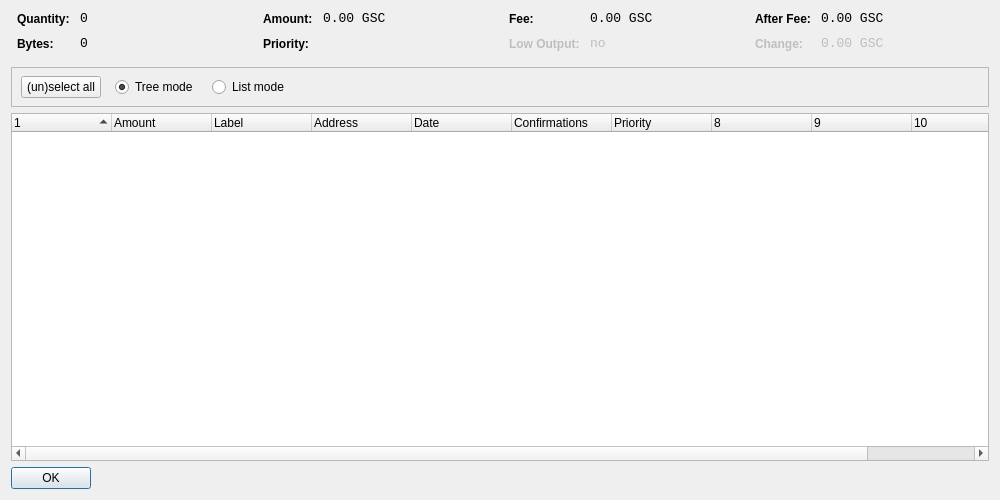
<?xml version="1.0" encoding="UTF-8"?>
<ui version="4.0">
 <class>CoinControlDialog</class>
 <widget class="QDialog" name="CoinControlDialog">
  <property name="geometry">
   <rect>
    <x>0</x>
    <y>0</y>
    <width>1000</width>
    <height>500</height>
   </rect>
  </property>
  <property name="windowTitle">
   <string>Coin Control</string>
  </property>
  <layout class="QVBoxLayout" name="verticalLayout">
   <item>
    <layout class="QHBoxLayout" name="horizontalLayoutTop" stretch="0,0,0,0">
     <property name="topMargin">
      <number>0</number>
     </property>
     <property name="bottomMargin">
      <number>10</number>
     </property>
     <item>
      <layout class="QFormLayout" name="formLayoutCoinControl1">
       <property name="horizontalSpacing">
        <number>10</number>
       </property>
       <property name="verticalSpacing">
        <number>10</number>
       </property>
       <property name="leftMargin">
        <number>6</number>
       </property>
       <property name="rightMargin">
        <number>6</number>
       </property>
       <item row="0" column="0">
        <widget class="QLabel" name="labelCoinControlQuantityText">
         <property name="styleSheet">
          <string notr="true">font-weight:bold;</string>
         </property>
         <property name="text">
          <string>Quantity:</string>
         </property>
        </widget>
       </item>
       <item row="0" column="1">
        <widget class="QLabel" name="labelCoinControlQuantity">
         <property name="font">
          <font>
           <family>Monospace</family>
           <pointsize>10</pointsize>
          </font>
         </property>
         <property name="cursor">
          <cursorShape>IBeamCursor</cursorShape>
         </property>
         <property name="contextMenuPolicy">
          <enum>Qt::ActionsContextMenu</enum>
         </property>
         <property name="text">
          <string notr="true">0</string>
         </property>
         <property name="textInteractionFlags">
          <set>Qt::LinksAccessibleByMouse|Qt::TextSelectableByKeyboard|Qt::TextSelectableByMouse</set>
         </property>
        </widget>
       </item>
       <item row="1" column="0">
        <widget class="QLabel" name="labelCoinControlBytesText">
         <property name="styleSheet">
          <string notr="true">font-weight:bold;</string>
         </property>
         <property name="text">
          <string>Bytes:</string>
         </property>
        </widget>
       </item>
       <item row="1" column="1">
        <widget class="QLabel" name="labelCoinControlBytes">
         <property name="font">
          <font>
           <family>Monospace</family>
           <pointsize>10</pointsize>
          </font>
         </property>
         <property name="cursor">
          <cursorShape>IBeamCursor</cursorShape>
         </property>
         <property name="contextMenuPolicy">
          <enum>Qt::ActionsContextMenu</enum>
         </property>
         <property name="text">
          <string notr="true">0</string>
         </property>
         <property name="textInteractionFlags">
          <set>Qt::LinksAccessibleByMouse|Qt::TextSelectableByKeyboard|Qt::TextSelectableByMouse</set>
         </property>
        </widget>
       </item>
      </layout>
     </item>
     <item>
      <layout class="QFormLayout" name="formLayoutCoinControl2">
       <property name="horizontalSpacing">
        <number>10</number>
       </property>
       <property name="verticalSpacing">
        <number>10</number>
       </property>
       <property name="leftMargin">
        <number>6</number>
       </property>
       <property name="rightMargin">
        <number>6</number>
       </property>
       <item row="0" column="0">
        <widget class="QLabel" name="labelCoinControlAmountText">
         <property name="styleSheet">
          <string notr="true">font-weight:bold;</string>
         </property>
         <property name="text">
          <string>Amount:</string>
         </property>
        </widget>
       </item>
       <item row="0" column="1">
        <widget class="QLabel" name="labelCoinControlAmount">
         <property name="font">
          <font>
           <family>Monospace</family>
           <pointsize>10</pointsize>
          </font>
         </property>
         <property name="cursor">
          <cursorShape>IBeamCursor</cursorShape>
         </property>
         <property name="contextMenuPolicy">
          <enum>Qt::ActionsContextMenu</enum>
         </property>
         <property name="text">
          <string notr="true">0.00 GSC</string>
         </property>
         <property name="textInteractionFlags">
          <set>Qt::LinksAccessibleByMouse|Qt::TextSelectableByKeyboard|Qt::TextSelectableByMouse</set>
         </property>
        </widget>
       </item>
       <item row="1" column="0">
        <widget class="QLabel" name="labelCoinControlPriorityText">
         <property name="styleSheet">
          <string notr="true">font-weight:bold;</string>
         </property>
         <property name="text">
          <string>Priority:</string>
         </property>
        </widget>
       </item>
       <item row="1" column="1">
        <widget class="QLabel" name="labelCoinControlPriority">
         <property name="font">
          <font>
           <family>Monospace</family>
           <pointsize>10</pointsize>
          </font>
         </property>
         <property name="cursor">
          <cursorShape>IBeamCursor</cursorShape>
         </property>
         <property name="contextMenuPolicy">
          <enum>Qt::ActionsContextMenu</enum>
         </property>
         <property name="text">
          <string/>
         </property>
         <property name="textInteractionFlags">
          <set>Qt::LinksAccessibleByMouse|Qt::TextSelectableByKeyboard|Qt::TextSelectableByMouse</set>
         </property>
        </widget>
       </item>
      </layout>
     </item>
     <item>
      <layout class="QFormLayout" name="formLayoutCoinControl3">
       <property name="horizontalSpacing">
        <number>10</number>
       </property>
       <property name="verticalSpacing">
        <number>10</number>
       </property>
       <property name="leftMargin">
        <number>6</number>
       </property>
       <property name="rightMargin">
        <number>6</number>
       </property>
       <item row="0" column="0">
        <widget class="QLabel" name="labelCoinControlFeeText">
         <property name="styleSheet">
          <string notr="true">font-weight:bold;</string>
         </property>
         <property name="text">
          <string>Fee:</string>
         </property>
        </widget>
       </item>
       <item row="0" column="1">
        <widget class="QLabel" name="labelCoinControlFee">
         <property name="font">
          <font>
           <family>Monospace</family>
           <pointsize>10</pointsize>
          </font>
         </property>
         <property name="cursor">
          <cursorShape>IBeamCursor</cursorShape>
         </property>
         <property name="contextMenuPolicy">
          <enum>Qt::ActionsContextMenu</enum>
         </property>
         <property name="text">
          <string notr="true">0.00 GSC</string>
         </property>
         <property name="textInteractionFlags">
          <set>Qt::LinksAccessibleByMouse|Qt::TextSelectableByKeyboard|Qt::TextSelectableByMouse</set>
         </property>
        </widget>
       </item>
       <item row="1" column="0">
        <widget class="QLabel" name="labelCoinControlLowOutputText">
         <property name="enabled">
          <bool>false</bool>
         </property>
         <property name="styleSheet">
          <string notr="true">font-weight:bold;</string>
         </property>
         <property name="text">
          <string>Low Output:</string>
         </property>
        </widget>
       </item>
       <item row="1" column="1">
        <widget class="QLabel" name="labelCoinControlLowOutput">
         <property name="enabled">
          <bool>false</bool>
         </property>
         <property name="font">
          <font>
           <family>Monospace</family>
           <pointsize>10</pointsize>
          </font>
         </property>
         <property name="cursor">
          <cursorShape>IBeamCursor</cursorShape>
         </property>
         <property name="contextMenuPolicy">
          <enum>Qt::ActionsContextMenu</enum>
         </property>
         <property name="text">
          <string notr="true">no</string>
         </property>
         <property name="textInteractionFlags">
          <set>Qt::LinksAccessibleByMouse|Qt::TextSelectableByKeyboard|Qt::TextSelectableByMouse</set>
         </property>
        </widget>
       </item>
      </layout>
     </item>
     <item>
      <layout class="QFormLayout" name="formLayoutCoinControl4">
       <property name="horizontalSpacing">
        <number>10</number>
       </property>
       <property name="verticalSpacing">
        <number>10</number>
       </property>
       <property name="leftMargin">
        <number>6</number>
       </property>
       <property name="rightMargin">
        <number>6</number>
       </property>
       <item row="0" column="0">
        <widget class="QLabel" name="labelCoinControlAfterFeeText">
         <property name="styleSheet">
          <string notr="true">font-weight:bold;</string>
         </property>
         <property name="text">
          <string>After Fee:</string>
         </property>
        </widget>
       </item>
       <item row="0" column="1">
        <widget class="QLabel" name="labelCoinControlAfterFee">
         <property name="font">
          <font>
           <family>Monospace</family>
           <pointsize>10</pointsize>
          </font>
         </property>
         <property name="cursor">
          <cursorShape>IBeamCursor</cursorShape>
         </property>
         <property name="contextMenuPolicy">
          <enum>Qt::ActionsContextMenu</enum>
         </property>
         <property name="text">
          <string notr="true">0.00 GSC</string>
         </property>
         <property name="textInteractionFlags">
          <set>Qt::LinksAccessibleByMouse|Qt::TextSelectableByKeyboard|Qt::TextSelectableByMouse</set>
         </property>
        </widget>
       </item>
       <item row="1" column="0">
        <widget class="QLabel" name="labelCoinControlChangeText">
         <property name="enabled">
          <bool>false</bool>
         </property>
         <property name="styleSheet">
          <string notr="true">font-weight:bold;</string>
         </property>
         <property name="text">
          <string>Change:</string>
         </property>
        </widget>
       </item>
       <item row="1" column="1">
        <widget class="QLabel" name="labelCoinControlChange">
         <property name="enabled">
          <bool>false</bool>
         </property>
         <property name="font">
          <font>
           <family>Monospace</family>
           <pointsize>10</pointsize>
          </font>
         </property>
         <property name="cursor">
          <cursorShape>IBeamCursor</cursorShape>
         </property>
         <property name="contextMenuPolicy">
          <enum>Qt::ActionsContextMenu</enum>
         </property>
         <property name="text">
          <string notr="true">0.00 GSC</string>
         </property>
         <property name="textInteractionFlags">
          <set>Qt::LinksAccessibleByMouse|Qt::TextSelectableByKeyboard|Qt::TextSelectableByMouse</set>
         </property>
        </widget>
       </item>
      </layout>
     </item>
    </layout>
   </item>
   <item>
    <widget class="QFrame" name="frame">
     <property name="minimumSize">
      <size>
       <width>0</width>
       <height>40</height>
      </size>
     </property>
     <property name="frameShape">
      <enum>QFrame::StyledPanel</enum>
     </property>
     <property name="frameShadow">
      <enum>QFrame::Sunken</enum>
     </property>
     <widget class="QWidget" name="horizontalLayoutWidget">
      <property name="geometry">
       <rect>
        <x>10</x>
        <y>0</y>
        <width>781</width>
        <height>41</height>
       </rect>
      </property>
      <layout class="QHBoxLayout" name="horizontalLayoutPanel" stretch="0,0,0,0,0">
       <property name="spacing">
        <number>14</number>
       </property>
       <item>
        <widget class="QPushButton" name="pushButtonSelectAll">
         <property name="sizePolicy">
          <sizepolicy hsizetype="Maximum" vsizetype="Fixed">
           <horstretch>0</horstretch>
           <verstretch>0</verstretch>
          </sizepolicy>
         </property>
         <property name="text">
          <string>(un)select all</string>
         </property>
        </widget>
       </item>
       <item>
        <widget class="QRadioButton" name="radioTreeMode">
         <property name="sizePolicy">
          <sizepolicy hsizetype="Maximum" vsizetype="Fixed">
           <horstretch>0</horstretch>
           <verstretch>0</verstretch>
          </sizepolicy>
         </property>
         <property name="text">
          <string>Tree mode</string>
         </property>
         <property name="checked">
          <bool>true</bool>
         </property>
        </widget>
       </item>
       <item>
        <widget class="QRadioButton" name="radioListMode">
         <property name="sizePolicy">
          <sizepolicy hsizetype="Maximum" vsizetype="Fixed">
           <horstretch>0</horstretch>
           <verstretch>0</verstretch>
          </sizepolicy>
         </property>
         <property name="text">
          <string>List mode</string>
         </property>
        </widget>
       </item>
       <item>
        <spacer name="horizontalSpacer">
         <property name="orientation">
          <enum>Qt::Horizontal</enum>
         </property>
         <property name="sizeHint" stdset="0">
          <size>
           <width>40</width>
           <height>20</height>
          </size>
         </property>
        </spacer>
       </item>
      </layout>
     </widget>
    </widget>
   </item>
   <item>
    <widget class="CoinControlTreeWidget" name="treeWidget">
     <property name="contextMenuPolicy">
      <enum>Qt::CustomContextMenu</enum>
     </property>
     <property name="sortingEnabled">
      <bool>false</bool>
     </property>
     <property name="columnCount">
      <number>11</number>
     </property>
     <attribute name="headerShowSortIndicator" stdset="0">
      <bool>true</bool>
     </attribute>
     <attribute name="headerStretchLastSection">
      <bool>false</bool>
     </attribute>
     <column>
      <property name="text">
       <string/>
      </property>
     </column>
     <column>
      <property name="text">
       <string>Amount</string>
      </property>
     </column>
     <column>
      <property name="text">
       <string>Label</string>
      </property>
     </column>
     <column>
      <property name="text">
       <string>Address</string>
      </property>
     </column>
     <column>
      <property name="text">
       <string>Date</string>
      </property>
     </column>
     <column>
      <property name="text">
       <string>Confirmations</string>
      </property>
      <property name="toolTip">
       <string>Confirmed</string>
      </property>
     </column>
     <column>
      <property name="text">
       <string>Priority</string>
      </property>
     </column>
     <column>
      <property name="text">
       <string/>
      </property>
     </column>
     <column>
      <property name="text">
       <string/>
      </property>
     </column>
     <column>
      <property name="text">
       <string/>
      </property>
     </column>
     <column>
      <property name="text">
       <string/>
      </property>
     </column>
    </widget>
   </item>
   <item>
    <widget class="QDialogButtonBox" name="buttonBox">
     <property name="sizePolicy">
      <sizepolicy hsizetype="Maximum" vsizetype="Fixed">
       <horstretch>0</horstretch>
       <verstretch>0</verstretch>
      </sizepolicy>
     </property>
     <property name="orientation">
      <enum>Qt::Horizontal</enum>
     </property>
     <property name="standardButtons">
      <set>QDialogButtonBox::Ok</set>
     </property>
    </widget>
   </item>
  </layout>
 </widget>
 <customwidgets>
  <customwidget>
   <class>CoinControlTreeWidget</class>
   <extends>QTreeWidget</extends>
   <header>coincontroltreewidget.h</header>
  </customwidget>
 </customwidgets>
 <resources/>
 <connections/>
</ui>
